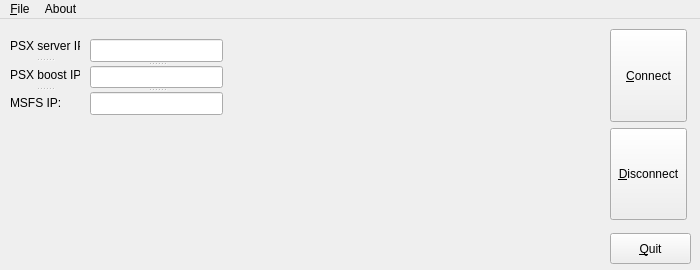
<?xml version="1.0" encoding="UTF-8"?>
<ui version="4.0">
 <class>MainWindow</class>
 <widget class="QMainWindow" name="MainWindow">
  <property name="enabled">
   <bool>true</bool>
  </property>
  <property name="geometry">
   <rect>
    <x>0</x>
    <y>0</y>
    <width>700</width>
    <height>270</height>
   </rect>
  </property>
  <property name="sizePolicy">
   <sizepolicy hsizetype="Maximum" vsizetype="Maximum">
    <horstretch>0</horstretch>
    <verstretch>0</verstretch>
   </sizepolicy>
  </property>
  <property name="minimumSize">
   <size>
    <width>700</width>
    <height>270</height>
   </size>
  </property>
  <property name="maximumSize">
   <size>
    <width>700</width>
    <height>270</height>
   </size>
  </property>
  <widget class="QWidget" name="centralwidget">
   <widget class="QPushButton" name="B_quit">
    <property name="geometry">
     <rect>
      <x>610</x>
      <y>214</y>
      <width>81</width>
      <height>31</height>
     </rect>
    </property>
    <property name="maximumSize">
     <size>
      <width>81</width>
      <height>16777215</height>
     </size>
    </property>
    <property name="text">
     <string>&amp;Quit</string>
    </property>
   </widget>
   <widget class="QSplitter" name="splitter">
    <property name="geometry">
     <rect>
      <x>90</x>
      <y>20</y>
      <width>133</width>
      <height>76</height>
     </rect>
    </property>
    <property name="orientation">
     <enum>Qt::Vertical</enum>
    </property>
    <widget class="QLineEdit" name="E_MAINIP"/>
    <widget class="QLineEdit" name="E_Boost"/>
    <widget class="QLineEdit" name="E_MSFS">
     <property name="alignment">
      <set>Qt::AlignLeading|Qt::AlignLeft|Qt::AlignVCenter</set>
     </property>
    </widget>
   </widget>
   <widget class="QSplitter" name="splitter_2">
    <property name="geometry">
     <rect>
      <x>10</x>
      <y>15</y>
      <width>70</width>
      <height>81</height>
     </rect>
    </property>
    <property name="orientation">
     <enum>Qt::Vertical</enum>
    </property>
    <widget class="QLabel" name="L_mainPSX">
     <property name="text">
      <string>PSX server IP:</string>
     </property>
    </widget>
    <widget class="QLabel" name="L_boost">
     <property name="text">
      <string>PSX boost IP:</string>
     </property>
    </widget>
    <widget class="QLabel" name="L_MSFS">
     <property name="enabled">
      <bool>true</bool>
     </property>
     <property name="text">
      <string>MSFS IP:</string>
     </property>
    </widget>
   </widget>
   <widget class="QWidget" name="">
    <property name="geometry">
     <rect>
      <x>610</x>
      <y>10</y>
      <width>77</width>
      <height>191</height>
     </rect>
    </property>
    <layout class="QGridLayout" name="gridLayout">
     <item row="0" column="0">
      <widget class="QPushButton" name="B_connect">
       <property name="sizePolicy">
        <sizepolicy hsizetype="Minimum" vsizetype="Expanding">
         <horstretch>0</horstretch>
         <verstretch>0</verstretch>
        </sizepolicy>
       </property>
       <property name="maximumSize">
        <size>
         <width>81</width>
         <height>16777215</height>
        </size>
       </property>
       <property name="text">
        <string>&amp;Connect</string>
       </property>
      </widget>
     </item>
     <item row="1" column="0">
      <widget class="QPushButton" name="B_disconnect">
       <property name="sizePolicy">
        <sizepolicy hsizetype="Minimum" vsizetype="Expanding">
         <horstretch>0</horstretch>
         <verstretch>0</verstretch>
        </sizepolicy>
       </property>
       <property name="maximumSize">
        <size>
         <width>81</width>
         <height>16777215</height>
        </size>
       </property>
       <property name="text">
        <string>&amp;Disconnect</string>
       </property>
      </widget>
     </item>
    </layout>
   </widget>
  </widget>
  <widget class="QMenuBar" name="menubar">
   <property name="geometry">
    <rect>
     <x>0</x>
     <y>0</y>
     <width>700</width>
     <height>22</height>
    </rect>
   </property>
   <widget class="QMenu" name="menu_File">
    <property name="title">
     <string>&amp;File</string>
    </property>
    <addaction name="action_quit"/>
   </widget>
   <widget class="QMenu" name="menuAbout">
    <property name="title">
     <string>About</string>
    </property>
    <addaction name="action_Help"/>
   </widget>
   <addaction name="menu_File"/>
   <addaction name="menuAbout"/>
  </widget>
  <action name="action_quit">
   <property name="text">
    <string>&amp;Quit</string>
   </property>
  </action>
  <action name="action_Help">
   <property name="text">
    <string>&amp;Help</string>
   </property>
  </action>
 </widget>
 <resources/>
 <connections/>
</ui>
